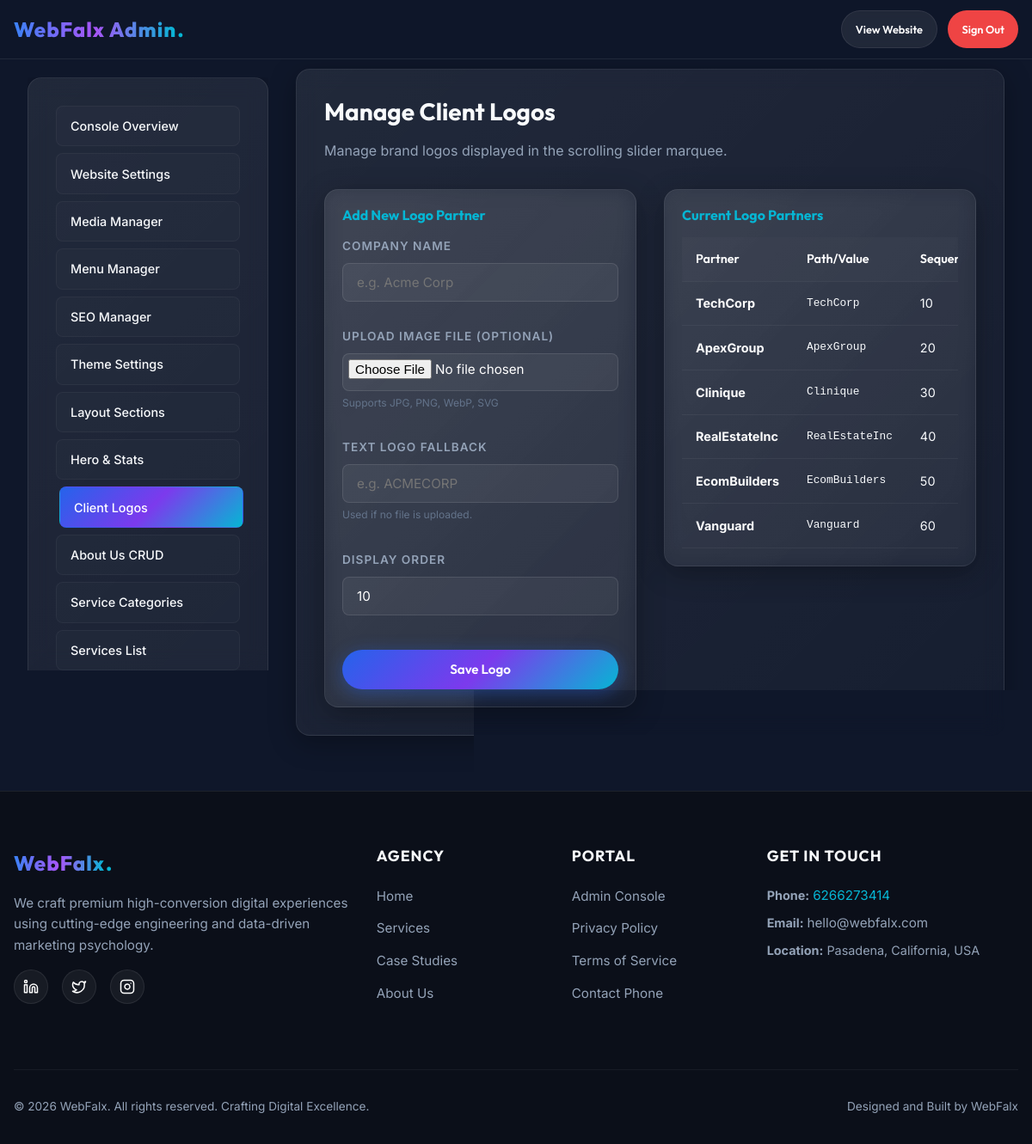
Screenshot of /admin/manage-logos.php (signed in) with the database file from the repository.
### tables this page shows
CREATE TABLE `client_logos` (
    `id` INT AUTO_INCREMENT PRIMARY KEY,
    `company_name` VARCHAR(100) NOT NULL,
    `logo_url` VARCHAR(255) NOT NULL,
    `display_order` INT NOT NULL DEFAULT 0,
    `is_active` TINYINT(1) NOT NULL DEFAULT 1
);

CREATE TABLE `site_settings` (
    `id` INT AUTO_INCREMENT PRIMARY KEY,
    `setting_key` VARCHAR(50) NOT NULL UNIQUE,
    `setting_value` TEXT DEFAULT NULL,
    `setting_group` VARCHAR(50) NOT NULL DEFAULT 'general',
    `description` VARCHAR(255) DEFAULT NULL,
    `updated_at` TIMESTAMP DEFAULT CURRENT_TIMESTAMP ON UPDATE CURRENT_TIMESTAMP
);

### includes/functions.php (called while the page is built, shortened)
<?php
require_once __DIR__ . '/config.php';
function esc(?string $html): string {
    return htmlspecialchars($html ?? '', ENT_QUOTES | ENT_SUBSTITUTE, 'UTF-8');
}
function esc_attr(?string $attr): string {
    return htmlspecialchars($attr ?? '', ENT_QUOTES, 'UTF-8');
}
function get_setting(string $key, string $default = ''): string {
    global $db;
    try {
        $stmt = $db->prepare("SELECT setting_value FROM site_settings WHERE setting_key = :key LIMIT 1");
        $stmt->execute(['key' => $key]);
        $row = $stmt->fetch();
        return $row ? $row['setting_value'] : $default;
    } catch (PDOException $e) {
        error_log("Failed to fetch setting '$key': " . $e->getMessage());
        return $default;
    }
}

### admin/manage-logos.php (the view, shortened to what this page needs)
<?php
require_once __DIR__ . '/admin_header.php';
$logos = [];
if ($db !== null) {
    try {
        $stmt = $db->query("SELECT * FROM client_logos ORDER BY display_order ASC");
        $logos = $stmt->fetchAll();
    } catch (PDOException $e) {
        error_log("Failed to fetch logos: " . $e->getMessage());
    }
}
?>
<h3 style="margin-bottom: var(--spacing-sm);">Manage Client Logos</h3>
<p style="margin-bottom: var(--spacing-md); color: var(--color-text-secondary-dark);">Manage brand logos displayed in the scrolling slider marquee.</p>
<div class="grid grid-2" style="gap: var(--spacing-md); align-items: start;">
    <div class="glass-card" style="padding: 1.25rem;">
        <h4 style="margin-bottom: 1rem; color: var(--color-accent);">Add New Logo Partner</h4>
        <form action="" method="POST" enctype="multipart/form-data" style="display: flex; flex-direction: column; gap: 10px;">
            <div class="form-group">
                <label for="company_name">Company Name</label>
                <input type="text" name="company_name" id="company_name" class="form-control" required placeholder="e.g. Acme Corp">
            </div>
            <div class="form-group">
                <label for="logo_file">Upload Image File (Optional)</label>
                <input type="file" name="logo_file" id="logo_file" class="form-control" style="padding: 6px;">
                <small style="color: var(--color-text-muted-dark); font-size: 0.75rem;">Supports JPG, PNG, WebP, SVG</small>
            </div>
            <div class="form-group">
                <label for="logo_url">Text Logo Fallback</label>
                <input type="text" name="logo_url" id="logo_url" class="form-control" placeholder="e.g. ACMECORP">
                <small style="color: var(--color-text-muted-dark); font-size: 0.75rem;">Used if no file is uploaded.</small>
            </div>
            <div class="form-group">
                <label for="display_order">Display Order</label>
                <input type="number" name="display_order" id="display_order" class="form-control" value="10" required>
            </div>
            <button type="submit" class="btn btn-primary" style="margin-top: 10px;">Save Logo</button>
        </form>
    </div>
    <div class="glass-card" style="padding: 1.25rem;">
        <h4 style="margin-bottom: 1rem; color: var(--color-accent);">Current Logo Partners</h4>
        <div class="table-responsive" style="margin-top: 0;">
            <table class="admin-table">
                <thead>
                    <tr>
                        <th>Partner</th>
                        <th>Path/Value</th>
                        <th>Sequence</th>
                    </tr>
                </thead>
                <tbody>
                    <?php if (empty($logos)): ?>
                        <tr>
                            <td colspan="4" style="text-align: center; color: var(--color-text-muted-dark);">No client logos uploaded.</td>
                        </tr>
                    <?php else: ?>
                        <?php foreach ($logos as $logo): ?>
                            <tr>
                                <td>
                                    <strong style="color: #ffffff;"><?php echo esc($logo['company_name']); ?></strong>
                                </td>
                                <td style="font-size: 0.8rem; font-family: monospace;">
                                    <?php echo esc($logo['logo_url']); ?>
                                </td>
                                <td><?php echo esc($logo['display_order']); ?></td>
                            </tr>
                        <?php endforeach; ?>
                    <?php endif; ?>
                </tbody>
            </table>
        </div>
    </div>
</div>
<?php require_once __DIR__ . '/admin_footer.php'; ?>

### includes/footer.php (shortened to what this page needs)
<?php
require_once __DIR__ . '/functions.php';
?>
    <footer class="main-footer">
        <div class="container">
            <div class="footer-grid">
                <div class="footer-brand">
                    <a href="<?php echo BASE_URL; ?>" class="logo-link" style="margin-bottom: var(--spacing-sm);">
                        <span class="gradient-text"><?php echo esc(APP_NAME); ?></span>
                        <span class="logo-dot">.</span>
                    </a>
                    <p>We craft premium high-conversion digital experiences using cutting-edge engineering and data-driven marketing psychology.</p>
                    <div class="footer-socials">
                        <a href="<?php echo esc_attr(get_setting('social_linkedin', '#')); ?>" target="_blank" rel="noopener" class="social-icon-btn" aria-label="LinkedIn">
                        </a>
                        <a href="<?php echo esc_attr(get_setting('social_twitter', '#')); ?>" target="_blank" rel="noopener" class="social-icon-btn" aria-label="Twitter">
                            <svg width="18" height="18" viewBox="0 0 24 24" fill="none" stroke="#ffffff" stroke-width="2" stroke-linecap="round" stroke-linejoin="round"><path d="M22 4s-.7 2.1-2 3.4c1.6 10-9.4 17.3-18 11.6 2.2.1 4.4-.6 6-2C3 15.5.5 9.6 3 5c2.2 2.6 5.6 4.1 9 4-.9-4.2 4-6.6 7-3.8 1.1 0 3-1.2 3-1.2z"></path></svg>
                        </a>
                        <a href="<?php echo esc_attr(get_setting('social_instagram', '#')); ?>" target="_blank" rel="noopener" class="social-icon-btn" aria-label="Instagram">
                        </a>
                    </div>
                </div>
                <div class="footer-links">
                    <h4>Agency</h4>
                    <ul>
                        <li><a href="<?php echo BASE_URL; ?>">Home</a></li>
                        <li><a href="<?php echo BASE_URL; ?>#services">Services</a></li>
                        <li><a href="<?php echo BASE_URL; ?>#work">Case Studies</a></li>
                        <li><a href="<?php echo BASE_URL; ?>#about">About Us</a></li>
                    </ul>
                </div>
                <div class="footer-links">
                    <h4>Portal</h4>
                    <ul>
                        <li><a href="<?php echo BASE_URL; ?>admin/dashboard.php">Admin Console</a></li>
                        <li><a href="<?php echo BASE_URL; ?>#privacy">Privacy Policy</a></li>
                        <li><a href="<?php echo BASE_URL; ?>#terms">Terms of Service</a></li>
                        <li><a href="tel:<?php echo esc_attr(APP_PHONE); ?>">Contact Phone</a></li>
                    </ul>
                </div>
                <div class="footer-links">
                    <h4>Get In Touch</h4>
                    <p style="font-size: 0.9rem; margin-bottom: 0.5rem; color: var(--color-text-secondary-dark);">
                        <strong>Phone:</strong> <a href="tel:<?php echo esc_attr(APP_PHONE); ?>" style="color: var(--color-accent);"><?php echo esc(APP_PHONE); ?></a>
                    </p>
                    <p style="font-size: 0.9rem; margin-bottom: 0.5rem; color: var(--color-text-secondary-dark);">
                        <strong>Email:</strong> <a href="mailto:<?php echo esc_attr(get_setting('contact_email', 'hello@webfalx.com')); ?>"><?php echo esc(get_setting('contact_email', 'hello@webfalx.com')); ?></a>
                    </p>
                    <p style="font-size: 0.9rem; color: var(--color-text-secondary-dark);">
                        <strong>Location:</strong> <?php echo esc(get_setting('contact_address', 'California, USA')); ?>
                    </p>
                </div>
            </div>
            <div class="footer-bottom">
                <p>&copy; <?php echo date('Y'); ?> <?php echo esc(APP_NAME); ?>. All rights reserved. Crafting Digital Excellence.</p>
                <p>Designed and Built by <?php echo esc(APP_NAME); ?></p>
            </div>
        </div>
    </footer>
</body>
</html>

### assets/css/style.css (style rules this page uses)
*, *::before, *::after { box-sizing: border-box; margin: 0; padding: 0; }
html { scroll-behavior: smooth; font-size: 16px; height: 100%; overflow-x: hidden; }
body { font-family: var(--font-body); background-color: var(--color-bg-dark); color: var(--color-text-primary-dark); line-height: 1.6; overflow-x: hidden; -webkit-font-smoothing: antialiased; min-height: 100%; position: relative; }
h1, h2, h3, h4, h5, h6 { font-family: var(--font-heading); font-weight: 700; line-height: 1.2; color: var(--color-text-primary-dark); }
h3 { font-size: 1.75rem; }
p { color: var(--color-text-secondary-dark); }
a { color: inherit; text-decoration: none; transition: color var(--transition-fast); }
.gradient-text { background: var(--gradient-text); -webkit-background-clip: text; -webkit-text-fill-color: transparent; display: inline-block; }
.container { width: 100%; max-width: 1200px; margin: 0 auto; padding: 0 var(--spacing-sm); }
.grid { display: grid; }
.grid-2 { grid-template-columns: repeat(2, 1fr); gap: var(--spacing-md); }
.glass-card { background: var(--gradient-glass); backdrop-filter: blur(12px); -webkit-backdrop-filter: blur(12px); border: var(--border-glass); border-radius: var(--radius-md); padding: var(--spacing-md); box-shadow: var(--shadow-glass); transition: transform var(--transition-medium), border-color var(--transition-medium), box-shadow var(--transition-medium); }
.btn { display: inline-flex; align-items: center; justify-content: center; padding: 0.85rem 2rem; font-family: var(--font-heading); font-weight: 600; font-size: 0.95rem; border-radius: var(--radius-full); cursor: pointer; transition: transform var(--transition-fast), box-shadow var(--transition-fast), background var(--transition-fast); border: none; outline: none; position: relative; overflow: hidden; min-height: 44px; }
.btn-primary { background: var(--gradient-hero); color: #ffffff; box-shadow: 0 4px 20px rgba(37, 99, 235, 0.4); }
.form-group { margin-bottom: 1.25rem; text-align: left; }
.form-group label { display: block; font-size: 0.85rem; font-weight: 600; color: var(--color-text-secondary-dark); margin-bottom: 0.5rem; text-transform: uppercase; letter-spacing: 1px; }
.form-control { width: 100%; background: rgba(255, 255, 255, 0.05); border: 1px solid rgba(255, 255, 255, 0.1); border-radius: var(--radius-sm); padding: 0.75rem 1rem; color: #ffffff; font-family: var(--font-body); font-size: 0.95rem; outline: none; transition: border-color var(--transition-fast), background var(--transition-fast); min-height: 44px; }
.logo-link { font-family: var(--font-heading); font-size: 1.5rem; font-weight: 800; letter-spacing: 1px; display: flex; align-items: center; }
.logo-dot { color: var(--color-accent); margin-left: 1px; }
.main-footer { border-top: var(--border-glass); background: #0b0f19; padding: var(--spacing-lg) 0 var(--spacing-md) 0; position: relative; overflow: hidden; }
.footer-grid { display: grid; grid-template-columns: 2fr 1fr 1fr 1.5fr; gap: var(--spacing-md); margin-bottom: var(--spacing-lg); }
.footer-brand p { margin: var(--spacing-sm) 0; font-size: 0.95rem; }
.footer-socials { display: flex; gap: var(--spacing-sm); margin-top: var(--spacing-sm); }
.social-icon-btn { width: 40px; height: 40px; border-radius: 50%; background: rgba(255, 255, 255, 0.05); border: var(--border-glass); display: flex; align-items: center; justify-content: center; transition: background var(--transition-fast), transform var(--transition-fast); }
.footer-links h4 { margin-bottom: 1.5rem; font-size: 1.1rem; text-transform: uppercase; letter-spacing: 1px; }
.footer-links ul { list-style: none; }
.footer-links li { margin-bottom: 0.75rem; }
.footer-links a { color: var(--color-text-secondary-dark); font-size: 0.95rem; }
.footer-bottom { border-top: 1px solid rgba(255, 255, 255, 0.05); padding-top: var(--spacing-md); display: flex; justify-content: space-between; align-items: center; color: var(--color-text-muted-dark); font-size: 0.85rem; }
.grid-2, .grid-3, .grid-4, .portfolio-grid, .testimonial-track, .timeline-track { grid-template-columns: 1fr !important; gap: var(--spacing-sm); }
.glass-card { max-width: 100%; overflow-x: auto; }
@media (min-width: 600px) { .grid-2 { grid-template-columns: repeat(2, 1fr) !important; } }

### rows the page displays
client_logos: company_name "TechCorp", logo_url "TechCorp", display_order "10"
client_logos: company_name "ApexGroup", logo_url "ApexGroup", display_order "20"
client_logos: company_name "Clinique", logo_url "Clinique", display_order "30"
client_logos: company_name "RealEstateInc", logo_url "RealEstateInc", display_order "40"
client_logos: company_name "EcomBuilders", logo_url "EcomBuilders", display_order "50"
client_logos: company_name "Vanguard", logo_url "Vanguard", display_order "60"
site_settings: setting_value "hello@webfalx.com"
site_settings: setting_value "Pasadena, California, USA"

### other values shown
APP_NAME "WebFalx"
APP_PHONE "6266273414"
